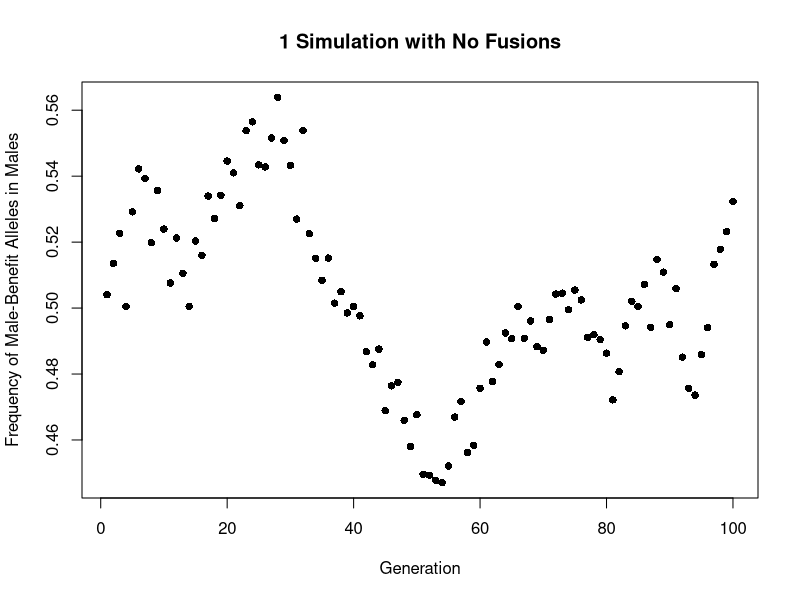

The R script that drew this image: (Note: a time limit stopped this script after it produced the figure.)
# The purpose of this code is to determine whether permitting selection to
# establish sex-specific SAL ratios prior to introducing fusions enhances the
# probability of fusions fixing.

library(ggplot2)
library(viridis)

############################## Modified Functions ############################## 
GetPop <- function(N){
  pop <- vector(mode = "list", length = N)
  for(i in 1:N){
    # Set all general fitness loci equal to 1
    pop[[i]] <- matrix(rep(1, 200), nrow = 2, ncol = 100)
    # Set each SDL to 1 or 0 with prob of 0.5, because 50% chance of being male
    # or female, but make it impossible to have 2 Y chromosomes
    pop[[i]][1,13] <- 0
    pop[[i]][2,13] <- sample(0:1, size = 1, replace = F, prob = rep(0.5,2))
    # Start each individual with NO sex chr-autosome fusions
    pop[[i]][,25] <- 0
    
    pop[[i]][,28] <- sample(0:1, size = 2, replace = T, prob = rep(0.5,2))
    pop[[i]][,55] <- sample(0:1, size = 2, replace = T, prob = rep(0.5,2))
  }
  return(pop)
}

GetFit <- function(pop, s){
  # Initialize a vector of fitness values for all individuals in the population
  pop_fits <- vector(mode = "numeric", length = length(pop))
  
  # Iterate through each individual in the population
  for(i in 1:length(pop)){
    # Create a vector of averaged fitness values of ALL homologous loci, 
    # excluding the SDL and SAL
    locus_fits <- colSums(pop[[i]][,-c(13,25,28,55)])/2
    
    # If the individual is a male...
    if(1 %in% pop[[i]][,13]){
      # If SAL28 genotype is 00, append 1-s to vector
      if(sum(pop[[i]][,28]) == 0){
        locus_fits <- append(locus_fits, 1 - s)
        # If SAL28 genotype is 01, append 1 - 0.5*s to vector
      }else if(sum(pop[[i]][,28]) == 1){
        locus_fits <- append(locus_fits, 1 - 0.5*s)
      }
      # If SAL28 genotype is 11, do nothing (appending 1 would not change product)
      
      # Repeat for SAL55
      if(sum(pop[[i]][,55]) == 0){
        locus_fits <- append(locus_fits, 1 - s)
      }else if(sum(pop[[i]][,55]) == 1){
        locus_fits <- append(locus_fits, 1 - 0.5*s)
      }
      # If the individual is a female...
    }else{
      # If SAL28 genotype is 11, append 1-s to vector
      if(sum(pop[[i]][,28]) == 2){
        locus_fits <- append(locus_fits, 1 - s)
        # If SAL28 genotype is 01, append 1 - 0.5*s to vector
      }else if(sum(pop[[i]][,28]) == 1){
        locus_fits <- append(locus_fits, 1 - 0.5*s)
      }
      # If SAL28 genotype is 00, do nothing (appending 1 would not change product)
      
      # Repeat for SAL55
      if(sum(pop[[i]][,55]) == 2){
        locus_fits <- append(locus_fits, 1 - s)
      }else if(sum(pop[[i]][,55]) == 1){
        locus_fits <- append(locus_fits, 1 - 0.5*s)
      }
      
    }
    # Take product of fitness vector and add to vector of population fitness
    # values
    pop_fits[i] <- prod(locus_fits)
  }
  # Return vector of fitness values of each individual
  return(pop_fits)
}

GetDFE <- function(){
  dfe <- rgamma(5000, shape = .28, scale=113)
  # values less than -1 are not meaningful
  dfe[dfe>1] <- 1
  dfe <- 1-dfe
  return(dfe)  
}

ActofGod <- function(pop, dfe, fus.type, mu, fus.large, fuse.bool){
  # Initialize a vector to store sites which receive mutations
  mut_sites <- rep(0, ncol(pop[[1]]))
  # Iterate through each individual
  for(i in 1:length(pop)){
    # Decide which sites in this individual, if any, get mutations
    mut_sites[-c(13,25,28,55)] <- sample(0:1, size = (length(mut_sites) - 4), prob = c(1-mu, mu), replace = T)
    # If the individual gets any mutations...
    if(sum(mut_sites)){
      # At each site to be mutated, replace the value of a random homolog with
      # a randomly-selected value from dfe
      
      # In case Heath asks why you are LOOPING through all mutated sites:
      # If you were to instead do this...
      # pop[[i]][sample(1:2, size = 1), mut_sites[locus]]
      # ...ALL mutations would be added to the SAME homolog (1 or 2)
      for(locus in which(mut_sites == 1)){
        pop[[i]][sample(1:2, size = 1), mut_sites[locus]] <-
          sample(dfe, size = 1)
      }
    }
  }
  # Get indices of males and females to later sample from
  F.indx <- c()
  M.indx <- c()
  
  checker <- function(x){
    x[2,13] == 0
  }
  
  females <- unlist(lapply(pop, FUN=checker))
  
  # Each generation has 10% chance of having 1 individual with a fusion
  if(fuse.bool == T){
    fuse.bool <- sample(0:1, size = 1, prob = c(0.9,0.1))
  }
  # If this is one of the generations with a fusion, randomly sample an 
  # applicable chromosome (X or Y) to which the fusion should be introduced
  if(fuse.bool){
    if(fus.type == "X"){
      # Choose whether a male (1) or female (0) gets the fusion. Females are
      # 2x as likely to get X fusions because they have 2 X chr
      fuse.sex <- sample(0:1, size = 1, prob = c(2, 1))
      # Sample a random individual of the select sex
      if(fuse.sex){
        fuse.indv <- sample(which(!females), size = 1)
        # If male was selected to be fused, sample only the X chr
        fuse.chr <- 1
      }else{
        fuse.indv <- sample(which(females), size = 1)
        # If female was selected to be fused, sample 1 of the X chr
        fuse.chr <- sample(1:2, size = 1)
      }
        
      # Check if the sampled X is already fused
      if(!pop[[fuse.indv]][fuse.chr, 25]){
        # If not, introduce large or small fusion based on value of "fus.large"
        if(fus.large){
          pop[[fuse.indv]][fuse.chr, 25] <- 2
        }else{
          pop[[fuse.indv]][fuse.chr, 25] <- 1
        }
      }
    # If only Y is permitted to have fusions, select a male, check if he already
    # has a fusion, then introduce fusion to Y
    }else if(fus.type == "Y"){
      fuse.indv <- sample(which(!females), size = 1)
      if(!pop[[fuse.indv]][2, 25]){
        # introduce large or small fusion based on value of "fus.large"
        if(fus.large){
          pop[[fuse.indv]][2, 25] <- 2
        }else{
          pop[[fuse.indv]][2, 25] <- 1
        }
      }
    }
  }
  
  return(pop)
}

Maury <- function(pop, fits, N = length(pop)){
  sexes <- rep("fem",N)
  for(i in 1:length(sexes)){
    if(pop[[i]][2,13]){
      sexes[i] <- "mal"
    }
  }
  
  if(sum(sexes=="fem") > 1){
    moms <- sample((1:N)[sexes=="fem"], prob=fits[sexes=="fem"], 
                   size=N, replace = T)
  }else{
    moms <- rep((1:N)[sexes=="fem"], N)
  }
  
  if(sum(sexes=="mal") > 1){
    dads <- sample((1:N)[sexes=="mal"], prob=fits[sexes=="mal"], 
                   size=N, replace = T)
  }else{
    dads <- rep((1:N)[sexes=="mal"], N)
  }
  
  parents <- list(moms,dads)
  names(parents) <- c("Moms","Dads")
  return(parents)
}

MakeGametes <- function(pop, parents, chiasm = T){
  gametes <- vector(mode="list",length=2)
  names(gametes) <- c("eggs","sperm")
  
  # Iterate through each pair of parents
  for(i in 1:length(parents$Dads)){
    # For male...
    # If individual is chiasmatic...
    if(chiasm){
      # Pick 3 random sites OTHER than 13, 28, and 55 in...
      # PAR (2:13), no recombination from 14:25
      # Autosome I (27:49)
      # Autosome II (52-99)
      # ... at which recombination occurs (recombination CANNOT occur at first or
      # final locus of a chromosome, so these loci are excluded)
      SexRec <- sample(2:13, 1)
      Chr1Rec <- sample(27:49, 1)
      Chr2Rec <- sample(52:99, 1)
      
      # For each chromosome, create two recombinant homologs and add to vectors
      # from which gametes will be selected
      SexChrGametes <- c(
        paste(c(pop[[parents$Dads[i]]][2,1:(SexRec-1)], 
                pop[[parents$Dads[i]]][1,SexRec:25]), collapse = ","),
        paste(c(pop[[parents$Dads[i]]][1,1:(SexRec-1)], 
                pop[[parents$Dads[i]]][2,SexRec:25]), collapse = ",")
      )
      
      Chr1Gametes <- c(
        paste(c(pop[[parents$Dads[i]]][2,26:(Chr1Rec-1)], 
                pop[[parents$Dads[i]]][1,Chr1Rec:50]), collapse = ","),
        paste(c(pop[[parents$Dads[i]]][1,26:(Chr1Rec-1)], 
                pop[[parents$Dads[i]]][2,Chr1Rec:50]), collapse = ",")
      )
      
      Chr2Gametes <- c(
        paste(c(pop[[parents$Dads[i]]][2,51:(Chr2Rec-1)], 
                pop[[parents$Dads[i]]][1,Chr2Rec:100]), collapse = ","),
        paste(c(pop[[parents$Dads[i]]][1,51:(Chr2Rec-1)], 
                pop[[parents$Dads[i]]][2,Chr2Rec:100]), collapse = ",")
      )
      
      # For each chromosome, randomly select ONE homolog from the two 
      # recombinant homologs and stick the 3 chromosomes together to create a
      # haploid genome, adding this genome to the list of gametes under "sperm"
      if(sum(pop[[parents$Dads[i]]][,25]) == 0){
        gametes$sperm[i] <- paste(c(sample(SexChrGametes, 1),
                                    sample(Chr1Gametes, 1),
                                    sample(Chr2Gametes, 1)), collapse = ",")
      }else if(1 %in% pop[[parents$Dads[i]]][,25]){
        pick <- sample(1:2, 1)
        gametes$sperm[i] <- paste(c(SexChrGametes[pick],
                                    Chr1Gametes[pick],
                                    sample(Chr2Gametes, 1)), collapse = ",")
      }else if(2 %in% pop[[parents$Dads[i]]][,25]){
        pick <- sample(1:2, 1)
        gametes$sperm[i] <- paste(c(SexChrGametes[pick],
                                    sample(Chr1Gametes, 1),
                                    Chr2Gametes[pick]), collapse = ",")
      }
      
    }else{
      pick <- sample(1:2, 3, replace = T)
      gametes$sperm[i] <- paste(c(pop[[parents$Dads[i]]][pick[1],1:25],
                                  pop[[parents$Dads[i]]][pick[2],26:50],
                                  pop[[parents$Dads[i]]][pick[3],51:100]), 
                                collapse = ",")
    }
    # For female..
    # Pick 3 random sites OTHER than 13, 28, and 55 in...
    # Sex chromosome (2:24)
    # Autosome I (27:49)
    # Autosome II (52-99)
    # ... at which recombination occurs (recombination CANNOT occur at first or
    # final locus of a chromosome, so these loci are excluded)
    SexRec <- sample(2:24, 1)
    Chr1Rec <- sample(27:49, 1)
    Chr2Rec <- sample(52:99, 1)
    
    # For each chromosome, create two recombinant homologs and add to vectors
    # from which gametes will be selected
    SexChrGametes <- c(
      paste(c(pop[[parents$Moms[i]]][2,1:(SexRec-1)], 
              pop[[parents$Moms[i]]][1,SexRec:25]), collapse = ","),
      paste(c(pop[[parents$Moms[i]]][1,1:(SexRec-1)], 
              pop[[parents$Moms[i]]][2,SexRec:25]), collapse = ",")
    )
    
    Chr1Gametes <- c(
      paste(c(pop[[parents$Moms[i]]][2,26:(Chr1Rec-1)], 
              pop[[parents$Moms[i]]][1,Chr1Rec:50]), collapse = ","),
      paste(c(pop[[parents$Moms[i]]][1,26:(Chr1Rec-1)], 
              pop[[parents$Moms[i]]][2,Chr1Rec:50]), collapse = ",")
    )
    
    Chr2Gametes <- c(
      paste(c(pop[[parents$Moms[i]]][2,51:(Chr2Rec-1)], 
              pop[[parents$Moms[i]]][1,Chr2Rec:100]), collapse = ","),
      paste(c(pop[[parents$Moms[i]]][1,51:(Chr2Rec-1)], 
              pop[[parents$Moms[i]]][2,Chr2Rec:100]), collapse = ",")
    )
    # For each chromosome, randomly select one homolog from the two 
    # recombinant homologs and stick these chromosomes together to create a
    # haploid genome, adding this genome to the list of gametes under "eggs"
    if(sum(pop[[parents$Moms[i]]][,25]) == 0){
      gametes$eggs[i] <- paste(c(sample(SexChrGametes, 1),
                                 sample(Chr1Gametes, 1),
                                 sample(Chr2Gametes, 1)), collapse = ",")
    }else if(1 %in% pop[[parents$Moms[i]]][,25]){
      pick <- sample(1:2, 1)
      gametes$eggs[i] <- paste(c(SexChrGametes[pick],
                                 Chr1Gametes[pick],
                                 sample(Chr2Gametes, 1)), collapse = ",")
    }else if(2 %in% pop[[parents$Moms[i]]][,25]){
      pick <- sample(1:2, 1)
      gametes$eggs[i] <- paste(c(SexChrGametes[pick],
                                 sample(Chr1Gametes, 1),
                                 Chr2Gametes[pick]), collapse = ",")
    }
  }
  
  # Return list of eggs and sperm
  return(gametes)
}

MiracleOfLife <- function(gametes){
  # New generation should be same size as number of couples
  newgen <- vector(mode = "list", length = length(gametes$eggs))
  
  # Until list of gametes is empty, sample a new mom and dad gamete and fuse
  # together into a 2X100 matrix, adding to population
  for(i in 1:length(newgen)){
    # pick a mom and dad at random from the mating pool
    e <- sample(1:length(gametes$eggs), 1)
    s <- sample(1:length(gametes$sperm), 1)
    
    # sex
    newgen[[i]] <- matrix(as.numeric(c(strsplit(gametes$eggs[e], ",")[[1]],
                                       strsplit(gametes$sperm[s], ",")[[1]])),
                          nrow = 2, byrow = T)
    gametes$eggs <- gametes$eggs[-e]
    gametes$sperm <- gametes$sperm[-s]
  }
  
  return(newgen)
}

Evolve <- function(num_sims, pop_size, gen_no, s, chiasm, fus.type, mu, fus.large, fuse.bool){
  # Initialize list of lists
  results <- vector(mode = "list", length = gen_no)
  # Create iterator for the FOUR rows corresponding to the current gensim combo
  gen_sims <- 1:4
  for(sim in 1:num_sims){
    print(paste("Simulation: ", sim, collapse = ""))
    # Get a new population
    pop <- GetPop(pop_size)
    
    # Get a distribution of fitness effects
    dfe <- GetDFE()
    
    # For each generation in "gen_no"...
    for(gen in 1:gen_no){
      print(paste(c("Generation: ", gen), collapse = ""))
      
      # Mutate the starting population
      pop <- ActofGod(pop, dfe, fus.type, mu, fus.large, fuse.bool)
      
      # Assess the fitness of the mutated population
      fits <- GetFit(pop, s)
      # Add population to output
      results[[gen]] <- pop
      # Select parents based on the fitness
      parents <- Maury(pop, fits, length(pop))
      # Select gametes from these parents
      gametes <- MakeGametes(pop, parents, chiasm=T)
      # Breed the parents
      pop <- MiracleOfLife(gametes)
      # Move to next gen/sim combo
      gen_sims <- gen_sims + 4
    }
  }
  # Output final populations after all sims and generations
  return(results)
}

########## Evolve Population for Several Generations with No Fusions ###########
num_sims <- 1
pop_size <- 1000
gen_no <- 100
s <- 0.3
chiasm <- T
fus.type <- "Y"
mu <- 10^-14
fus.large <- F
fuse.bool <- F

results <- Evolve(num_sims, pop_size, gen_no, s, chiasm, fus.type, mu, fus.large, fuse.bool)

# For each generation, count number of MALES and number of FEMALES with SAL
SAL.counter <- data.frame(
  Generation = rep(1:gen_no, each = 2),
  Sex = rep(c("F", "M"), times = 2*gen_no),
  "Count of F-Benefit SAL" = rep(0, times = 2*gen_no),
  "Count of M-Benefit SAL" = rep(0, times = 2*gen_no),
  "Number of Individuals" = rep(0, times = 2*gen_no)
)

for(g in 1:gen_no){
  for(indv in 1:pop_size){
    # Record sex and SAL of each individual
    if(sum(results[[g]][[indv]][,13]) == 0){
      SAL.counter$Number.of.Individuals[SAL.counter$Generation == g & SAL.counter$Sex == "F"] <- SAL.counter$Number.of.Individuals[SAL.counter$Generation == g & SAL.counter$Sex == "F"] + 1
      SAL.counter$Count.of.F.Benefit.SAL[SAL.counter$Generation == g & SAL.counter$Sex == "F"] <- SAL.counter$Count.of.F.Benefit.SAL[SAL.counter$Generation == g & SAL.counter$Sex == "F"] + sum(c(results[[g]][[indv]][,28] == 0, results[[g]][[indv]][,55] == 0))
      SAL.counter$Count.of.M.Benefit.SAL[SAL.counter$Generation == g & SAL.counter$Sex == "F"] <- SAL.counter$Count.of.M.Benefit.SAL[SAL.counter$Generation == g & SAL.counter$Sex == "F"] + sum(c(results[[g]][[indv]][,28] == 1, results[[g]][[indv]][,55] == 1))
    }else{
      SAL.counter$Number.of.Individuals[SAL.counter$Generation == g & SAL.counter$Sex == "M"] <- SAL.counter$Number.of.Individuals[SAL.counter$Generation == g & SAL.counter$Sex == "M"] + 1
      SAL.counter$Count.of.F.Benefit.SAL[SAL.counter$Generation == g & SAL.counter$Sex == "M"] <- SAL.counter$Count.of.F.Benefit.SAL[SAL.counter$Generation == g & SAL.counter$Sex == "M"] + sum(c(results[[g]][[indv]][,28] == 0, results[[g]][[indv]][,55] == 0))
      SAL.counter$Count.of.M.Benefit.SAL[SAL.counter$Generation == g & SAL.counter$Sex == "M"] <- SAL.counter$Count.of.M.Benefit.SAL[SAL.counter$Generation == g & SAL.counter$Sex == "M"] + sum(c(results[[g]][[indv]][,28] == 1, results[[g]][[indv]][,55] == 1))
    }
  }
}
SAL.counter$Frequency_F_Benefit <- SAL.counter$Count.of.F.Benefit.SAL/(SAL.counter$Number.of.Individuals * 4)
SAL.counter$Frequency_M_Benefit <- SAL.counter$Count.of.M.Benefit.SAL/(SAL.counter$Number.of.Individuals * 4)

plot(SAL.counter$Frequency_M_Benefit[SAL.counter$Sex == "M"]~SAL.counter$Generation[SAL.counter$Sex == "M"], 
     ylab = "Frequency of Male-Benefit Alleles in Males", xlab = "Generation",
     pch = 16, main = "1 Simulation with No Fusions")

# Check genotypic frequencies of each sexually-antagonistic locus over time
# 0 = Homozygous for FEMALE-BENEFIT allele
# 1 = Heterozygous
# 2 = Homozygous for MALE-BENEFIT allele
genotypes <- data.frame(
  Generation = rep(1:gen_no, each = pop_size),
  Individual = rep(1:pop_size, times = gen_no),
  Sex = rep(0, times = gen_no*pop_size),
  Small_SAL = rep(0, times = gen_no*pop_size),
  Large_SAL = rep(0, times = gen_no*pop_size)
)

# Record sex and genotype of each individual
for(gen in 1:gen_no){
  print(gen)
  for(indv in 1:pop_size){
    genotypes$Small_SAL[genotypes$Generation == gen & genotypes$Individual == indv] <- sum(results[[gen]][[indv]][,28])
    genotypes$Large_SAL[genotypes$Generation == gen & genotypes$Individual == indv] <- sum(results[[gen]][[indv]][,55])
    if(sum(results[[g]][[indv]][,13]) == 0){
      genotypes$Sex[genotypes$Generation == gen & genotypes$Individual == indv] <- "F"
    }else{
      genotypes$Sex[genotypes$Generation == gen & genotypes$Individual == indv] <- "M"
    }
  }
}

# Genotypic distribution of small autosome SAL in males at generation 0
plot(density(genotypes$Small_SAL[genotypes$Sex == "M" &
                                               genotypes$Generation == 1]),
     main = "Distribution of Genotypes of Small Autosome in Males (First Generation)")
# Genotypic distribution of small autosome SAL in males at final generation
plot(density(genotypes$Small_SAL[genotypes$Sex == "M" &
                                               genotypes$Generation == gen_no]),
     main = "Distribution of Genotypes of Small Autosome in Males (Final Generation)")

# Find frequency of each genotype in each generation
genotypic_frequencies <- data.frame(
  Generation = rep(1:gen_no, each = 6),
  Autosome = rep(c("Small", "Large"), times = gen_no, each = 3),
  Genotype = rep(c("F-Benefit Homo", "Hetero", "M-Benefit Homo"), times = gen_no*2),
  Frequency = rep(0, times = gen_no*6),
  "Frequency in Males" = rep(0, times = gen_no*6),
  "Frequency in Females" = rep(0, times = gen_no*6)
  )

for(gen in 1:gen_no){
  genotypic_frequencies$Frequency[genotypic_frequencies$Generation == gen & genotypic_frequencies$Autosome == "Small" & genotypic_frequencies$Genotype == "F-Benefit Homo"] <- sum(genotypes$Small_SAL[genotypes$Generation == gen] == 0)/pop_size
  genotypic_frequencies$Frequency[genotypic_frequencies$Generation == gen & genotypic_frequencies$Autosome == "Small" & genotypic_frequencies$Genotype == "Hetero"] <- sum(genotypes$Small_SAL[genotypes$Generation == gen] == 1)/pop_size
  genotypic_frequencies$Frequency[genotypic_frequencies$Generation == gen & genotypic_frequencies$Autosome == "Small" & genotypic_frequencies$Genotype == "M-Benefit Homo"] <- sum(genotypes$Small_SAL[genotypes$Generation == gen] == 2)/pop_size
  genotypic_frequencies$Frequency[genotypic_frequencies$Generation == gen & genotypic_frequencies$Autosome == "Large" & genotypic_frequencies$Genotype == "F-Benefit Homo"] <- sum(genotypes$Large_SAL[genotypes$Generation == gen] == 0)/pop_size
  genotypic_frequencies$Frequency[genotypic_frequencies$Generation == gen & genotypic_frequencies$Autosome == "Large" & genotypic_frequencies$Genotype == "Hetero"] <- sum(genotypes$Large_SAL[genotypes$Generation == gen] == 1)/pop_size
  genotypic_frequencies$Frequency[genotypic_frequencies$Generation == gen & genotypic_frequencies$Autosome == "Large" & genotypic_frequencies$Genotype == "M-Benefit Homo"] <- sum(genotypes$Large_SAL[genotypes$Generation == gen] == 2)/pop_size
  
  num_males <- sum(genotypes$Sex[genotypes$Generation == gen] == "M") 
  genotypic_frequencies$Frequency.in.Males[genotypic_frequencies$Generation == gen & genotypic_frequencies$Autosome == "Small" & genotypic_frequencies$Genotype == "F-Benefit Homo"] <- sum(genotypes$Small_SAL[genotypes$Generation == gen] == 0)/num_males
  genotypic_frequencies$Frequency.in.Males[genotypic_frequencies$Generation == gen & genotypic_frequencies$Autosome == "Small" & genotypic_frequencies$Genotype == "Hetero"] <- sum(genotypes$Small_SAL[genotypes$Generation == gen] == 1)/num_males
  genotypic_frequencies$Frequency.in.Males[genotypic_frequencies$Generation == gen & genotypic_frequencies$Autosome == "Small" & genotypic_frequencies$Genotype == "M-Benefit Homo"] <- sum(genotypes$Small_SAL[genotypes$Generation == gen] == 2)/num_males
  genotypic_frequencies$Frequency.in.Males[genotypic_frequencies$Generation == gen & genotypic_frequencies$Autosome == "Large" & genotypic_frequencies$Genotype == "F-Benefit Homo"] <- sum(genotypes$Large_SAL[genotypes$Generation == gen] == 0)/num_males
  genotypic_frequencies$Frequency.in.Males[genotypic_frequencies$Generation == gen & genotypic_frequencies$Autosome == "Large" & genotypic_frequencies$Genotype == "Hetero"] <- sum(genotypes$Large_SAL[genotypes$Generation == gen] == 1)/num_males
  genotypic_frequencies$Frequency.in.Males[genotypic_frequencies$Generation == gen & genotypic_frequencies$Autosome == "Large" & genotypic_frequencies$Genotype == "M-Benefit Homo"] <- sum(genotypes$Large_SAL[genotypes$Generation == gen] == 2)/num_males
  
  num_females <- sum(genotypes$Sex[genotypes$Generation == gen] == "F")
  genotypic_frequencies$Frequency.in.Females[genotypic_frequencies$Generation == gen & genotypic_frequencies$Autosome == "Small" & genotypic_frequencies$Genotype == "F-Benefit Homo"] <- sum(genotypes$Small_SAL[genotypes$Generation == gen] == 0)/num_females
  genotypic_frequencies$Frequency.in.Females[genotypic_frequencies$Generation == gen & genotypic_frequencies$Autosome == "Small" & genotypic_frequencies$Genotype == "Hetero"] <- sum(genotypes$Small_SAL[genotypes$Generation == gen] == 1)/num_females
  genotypic_frequencies$Frequency.in.Females[genotypic_frequencies$Generation == gen & genotypic_frequencies$Autosome == "Small" & genotypic_frequencies$Genotype == "M-Benefit Homo"] <- sum(genotypes$Small_SAL[genotypes$Generation == gen] == 2)/num_females
  genotypic_frequencies$Frequency.in.Females[genotypic_frequencies$Generation == gen & genotypic_frequencies$Autosome == "Large" & genotypic_frequencies$Genotype == "F-Benefit Homo"] <- sum(genotypes$Large_SAL[genotypes$Generation == gen] == 0)/num_females
  genotypic_frequencies$Frequency.in.Females[genotypic_frequencies$Generation == gen & genotypic_frequencies$Autosome == "Large" & genotypic_frequencies$Genotype == "Hetero"] <- sum(genotypes$Large_SAL[genotypes$Generation == gen] == 1)/num_females
  genotypic_frequencies$Frequency.in.Females[genotypic_frequencies$Generation == gen & genotypic_frequencies$Autosome == "Large" & genotypic_frequencies$Genotype == "M-Benefit Homo"] <- sum(genotypes$Large_SAL[genotypes$Generation == gen] == 2)/num_females
  
  }
# Plot frequency of each genotype over time
small_frequencies <- genotypic_frequencies[genotypic_frequencies$Autosome == "Small",]
names(small_frequencies)[3] <- "Genotype of Small Autosome SAL"
ggplot() +
  geom_line(data = small_frequencies, aes(x = Generation, y = Frequency, 
                                          color = `Genotype of Small Autosome SAL`)) +
  ggtitle(paste(c("Chiasmatic, no fusions. Population Size = ", pop_size, " mu = ", mu, " s = ", s), collapse = ""))

large_frequencies <- genotypic_frequencies[genotypic_frequencies$Autosome == "Large",]
names(large_frequencies)[3] <- "Genotype of Large Autosome SAL"
ggplot() +
  geom_line(data = large_frequencies, aes(x = Generation, y = Frequency, 
                                          color = `Genotype of Large Autosome SAL`)) +
  ggtitle(paste(c("Chiasmatic, no fusions. Population Size = ", pop_size, " mu = ", mu, " s = ", s), collapse = ""))
